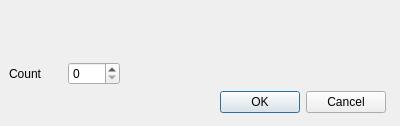
<?xml version="1.0" encoding="UTF-8"?>
<ui version="4.0">
 <class>Dialog</class>
 <widget class="QDialog" name="Dialog">
  <property name="geometry">
   <rect>
    <x>0</x>
    <y>0</y>
    <width>400</width>
    <height>126</height>
   </rect>
  </property>
  <property name="windowTitle">
   <string>Add Repeat Element</string>
  </property>
  <widget class="QDialogButtonBox" name="buttonBox_okCancel">
   <property name="geometry">
    <rect>
     <x>220</x>
     <y>90</y>
     <width>166</width>
     <height>25</height>
    </rect>
   </property>
   <property name="orientation">
    <enum>Qt::Horizontal</enum>
   </property>
   <property name="standardButtons">
    <set>QDialogButtonBox::Cancel|QDialogButtonBox::Ok</set>
   </property>
  </widget>
  <widget class="QLabel" name="label_message">
   <property name="geometry">
    <rect>
     <x>9</x>
     <y>9</y>
     <width>382</width>
     <height>45</height>
    </rect>
   </property>
   <property name="text">
    <string/>
   </property>
   <property name="wordWrap">
    <bool>true</bool>
   </property>
  </widget>
  <widget class="QWidget" name="">
   <property name="geometry">
    <rect>
     <x>9</x>
     <y>60</y>
     <width>111</width>
     <height>28</height>
    </rect>
   </property>
   <layout class="QGridLayout" name="gridLayout">
    <item row="0" column="0">
     <widget class="QLabel" name="label_count">
      <property name="text">
       <string>Count</string>
      </property>
     </widget>
    </item>
    <item row="0" column="1">
     <widget class="QSpinBox" name="spinBox_count"/>
    </item>
   </layout>
  </widget>
 </widget>
 <resources/>
 <connections>
  <connection>
   <sender>buttonBox_okCancel</sender>
   <signal>accepted()</signal>
   <receiver>Dialog</receiver>
   <slot>accept()</slot>
   <hints>
    <hint type="sourcelabel">
     <x>248</x>
     <y>254</y>
    </hint>
    <hint type="destinationlabel">
     <x>157</x>
     <y>274</y>
    </hint>
   </hints>
  </connection>
  <connection>
   <sender>buttonBox_okCancel</sender>
   <signal>rejected()</signal>
   <receiver>Dialog</receiver>
   <slot>reject()</slot>
   <hints>
    <hint type="sourcelabel">
     <x>316</x>
     <y>260</y>
    </hint>
    <hint type="destinationlabel">
     <x>286</x>
     <y>274</y>
    </hint>
   </hints>
  </connection>
 </connections>
</ui>
